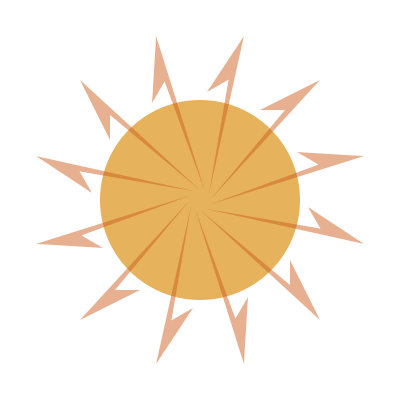
Frame 1 (no input)
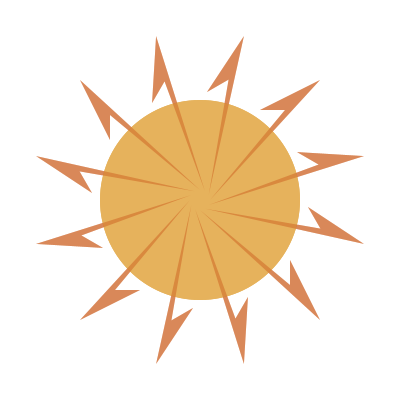
Frame 2 (the mouse pressed at the canvas centre, redrawn once)

The Processing sketch that drew these frames (run headless with seeded random() and noise(); the mouse was pressed at the canvas centre and the sketch redrawn once):

// Processing sketch: processing_84793
// ── processing_84793.pde

void setup()
{
  size(400,400);
  background(255);
}

void draw()
{
  noStroke();
  fill(230,178,92);
  ellipse(200,200,200,200);
  
  fill(204,94,30,125);
  translate(width/2, height/2);
for (int i=0;i<360;i+=30){
rotate(radians(30));
quad(0, 10, 90, 85, 90, 60, 120, 120);}
  
  noLoop();
}
